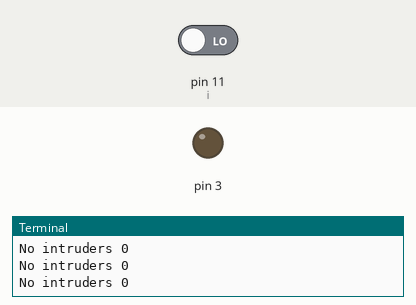
A program run on a simulated Raspberry Pi (header pin numbers). Shown: output pins drawn as LEDs (lit = HIGH), the last lines printed to the terminal. The test bench sets the inputs (shaded band); at power-on: pin 11 (i) LOW.

Above: at 1.2 s.
1.3 s: pin 11 (i) driven HIGH
At 2.5 s:
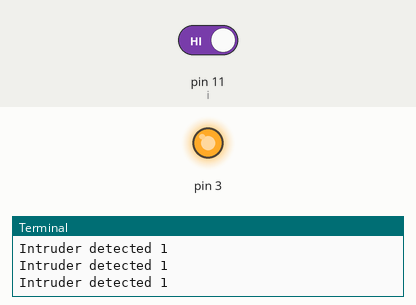
2.8 s: pin 11 (i) driven LOW
At 4.0 s:
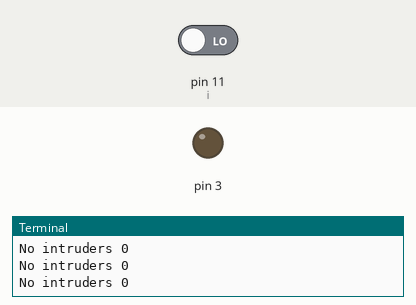
Timing chart, 0 to 5.8 s (numbered marks = the images above; inputs shaded):
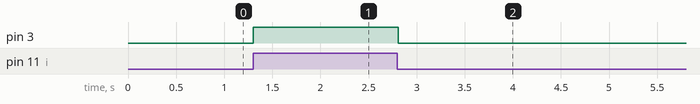

The program:

pirtest.py
```python
import RPi.GPIO as GPIO
import time
GPIO.setwarnings(False)
GPIO.setmode(GPIO.BOARD)
GPIO.setup(11, GPIO.IN)      #Read output from PIR motion sensor
GPIO.setup(3, GPIO.OUT)      #LED output pin

while True:
	i = GPIO.input(11)
	if i == 0:               #when output from motion sensor is LOW
		print "No intruders", i
		GPIO.output(3, 0)    #turn light off
		time.sleep(0.1)
	elif i == 1:             #when output from motion sensor is HIGH
		print "Intruder detected", i
		GPIO.output(3, 1)    #turn light on
		time.sleep(0.1)
```

Measured:
- after the input at 1.3 s, pin 3: LOW → HIGH at once
- after the input at 2.8 s, pin 3: HIGH → LOW at once
